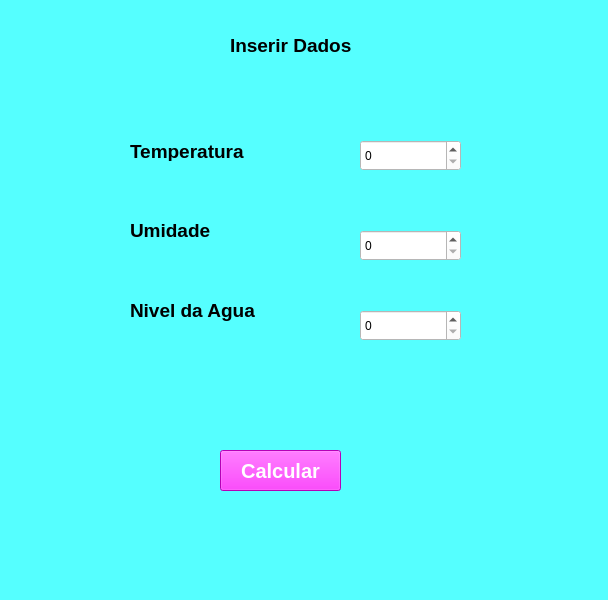
<?xml version="1.0" encoding="UTF-8"?>
<ui version="4.0">
 <class>MainWindow</class>
 <widget class="QMainWindow" name="MainWindow">
  <property name="geometry">
   <rect>
    <x>0</x>
    <y>0</y>
    <width>608</width>
    <height>600</height>
   </rect>
  </property>
  <property name="windowTitle">
   <string>MainWindow</string>
  </property>
  <property name="styleSheet">
   <string notr="true">background-color: rgb(85, 255, 255);</string>
  </property>
  <widget class="QWidget" name="centralwidget">
   <widget class="QLabel" name="label">
    <property name="geometry">
     <rect>
      <x>230</x>
      <y>30</y>
      <width>141</width>
      <height>31</height>
     </rect>
    </property>
    <property name="font">
     <font>
      <pointsize>14</pointsize>
      <weight>75</weight>
      <bold>true</bold>
     </font>
    </property>
    <property name="text">
     <string>Inserir Dados</string>
    </property>
   </widget>
   <widget class="QLabel" name="label_2">
    <property name="geometry">
     <rect>
      <x>130</x>
      <y>141</y>
      <width>131</width>
      <height>20</height>
     </rect>
    </property>
    <property name="font">
     <font>
      <pointsize>14</pointsize>
      <weight>75</weight>
      <bold>true</bold>
     </font>
    </property>
    <property name="text">
     <string>Temperatura</string>
    </property>
   </widget>
   <widget class="QLabel" name="label_3">
    <property name="geometry">
     <rect>
      <x>130</x>
      <y>220</y>
      <width>91</width>
      <height>21</height>
     </rect>
    </property>
    <property name="font">
     <font>
      <pointsize>14</pointsize>
      <weight>75</weight>
      <bold>true</bold>
     </font>
    </property>
    <property name="text">
     <string>Umidade</string>
    </property>
   </widget>
   <widget class="QLabel" name="label_4">
    <property name="geometry">
     <rect>
      <x>130</x>
      <y>300</y>
      <width>141</width>
      <height>21</height>
     </rect>
    </property>
    <property name="font">
     <font>
      <pointsize>14</pointsize>
      <weight>75</weight>
      <bold>true</bold>
     </font>
    </property>
    <property name="text">
     <string>Nivel da Agua</string>
    </property>
   </widget>
   <widget class="QPushButton" name="pushButton">
    <property name="geometry">
     <rect>
      <x>220</x>
      <y>450</y>
      <width>121</width>
      <height>41</height>
     </rect>
    </property>
    <property name="font">
     <font>
      <pointsize>15</pointsize>
      <weight>75</weight>
      <bold>true</bold>
     </font>
    </property>
    <property name="styleSheet">
     <string notr="true">background-color: rgb(255, 0, 255);
color: rgb(255, 255, 255);</string>
    </property>
    <property name="text">
     <string>Calcular</string>
    </property>
   </widget>
   <widget class="QSpinBox" name="spinBox">
    <property name="geometry">
     <rect>
      <x>360</x>
      <y>140</y>
      <width>101</width>
      <height>31</height>
     </rect>
    </property>
    <property name="styleSheet">
     <string notr="true">background-color: rgb(255, 255, 255);</string>
    </property>
   </widget>
   <widget class="QSpinBox" name="spinBox_2">
    <property name="geometry">
     <rect>
      <x>360</x>
      <y>230</y>
      <width>101</width>
      <height>31</height>
     </rect>
    </property>
    <property name="styleSheet">
     <string notr="true">background-color: rgb(255, 255, 255);</string>
    </property>
   </widget>
   <widget class="QSpinBox" name="spinBox_3">
    <property name="geometry">
     <rect>
      <x>360</x>
      <y>310</y>
      <width>101</width>
      <height>31</height>
     </rect>
    </property>
    <property name="styleSheet">
     <string notr="true">background-color: rgb(255, 255, 255);</string>
    </property>
   </widget>
  </widget>
  <widget class="QMenuBar" name="menubar">
   <property name="geometry">
    <rect>
     <x>0</x>
     <y>0</y>
     <width>608</width>
     <height>21</height>
    </rect>
   </property>
  </widget>
  <widget class="QStatusBar" name="statusbar"/>
 </widget>
 <resources/>
 <connections/>
</ui>
